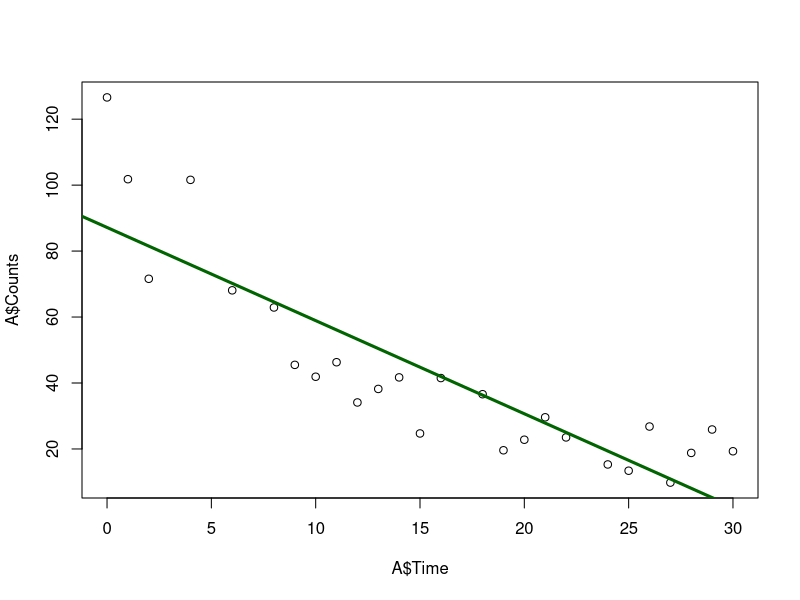
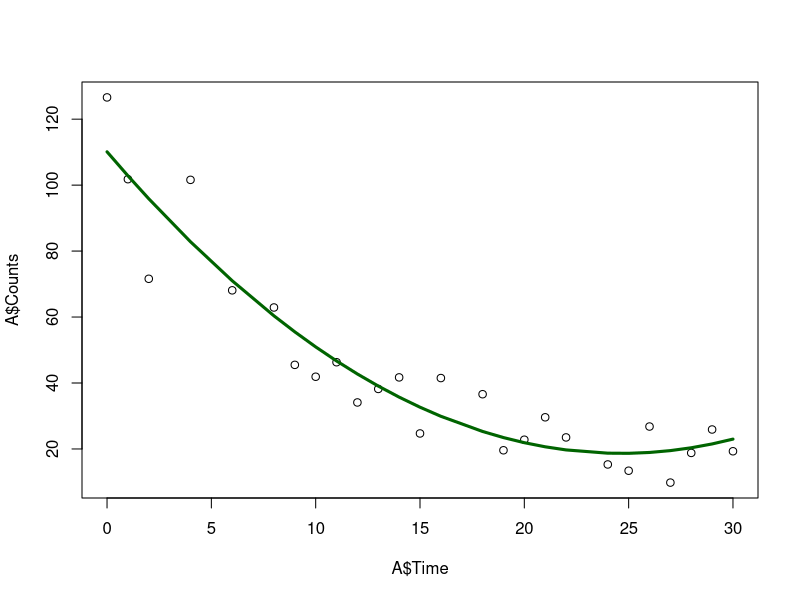
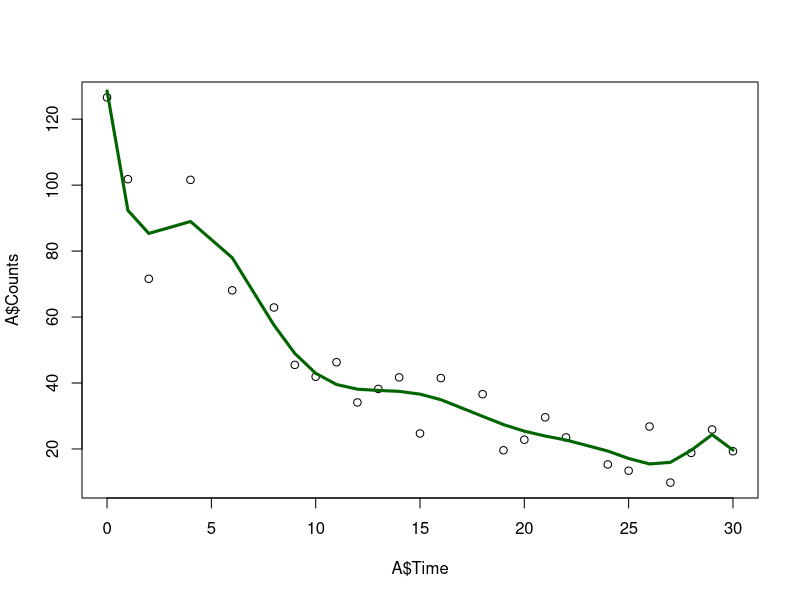

Source code (R) for these figures, in order:
#Los datos vienen de: http://www.theanalysisfactor.com/r-tutorial-4/

A <- structure(list(Time = c(0, 1, 2, 4, 6, 8, 9, 10, 11, 12, 13, 
                             14, 15, 16, 18, 19, 20, 21, 22, 24, 25, 26, 27, 28, 29, 30), 
                    Counts = c(126.6, 101.8, 71.6, 101.6, 68.1, 62.9, 45.5, 41.9, 
                               46.3, 34.1, 38.2, 41.7, 24.7, 41.5, 36.6, 19.6, 
                               22.8, 29.6, 23.5, 15.3, 13.4, 26.8, 9.8, 18.8, 25.9, 19.3)), .Names = c("Time", "Counts"),
               row.names = c(1L, 2L, 3L, 5L, 7L, 9L, 10L, 11L, 12L, 13L, 14L, 15L, 16L, 17L, 19L, 20L, 21L, 22L, 23L, 25L, 26L, 27L, 28L, 29L, 30L, 31L),
               class = "data.frame")

#Modelo simple

Modelo1 <- lm(Counts~Time, data = A)
summary(Modelo1)


#Modelo cuadrado

A$Time2 <- A$Time**2

Modelo2 <- lm(Counts~Time + Time2, data = A)
summary(Modelo2)

#Modelo orden 10

A$Time3 <- A$Time**3
A$Time4 <- A$Time**4
A$Time5 <- A$Time**5
A$Time6 <- A$Time**6
A$Time7 <- A$Time**7
A$Time8 <- A$Time**8
A$Time9 <- A$Time**9
A$Time10 <- A$Time**10


Modelo3 <- lm(Counts~Time + Time2 + Time3 + Time4 + Time5 + Time6 + 
                Time7  + Time8 + Time9 + Time10, data = A)
summary(Modelo3)


#Plotting


#Modelo1
plot(A$Time, A$Counts)
abline(lm(A$Counts ~ A$Time), col = "darkgreen", lwd = 3)

#Modelo2
plot(A$Time, A$Counts)
Model20Eq = Modelo2$coefficients[1] + Modelo2$coefficients[2] * A$Time +
  Modelo2$coefficients[3] * A$Time2
lines(A$Time, Model20Eq, col = "darkgreen", lwd = 3)

#Modelo3
plot(A$Time, A$Counts)

Model10Eq = Modelo3$coefficients[1] + Modelo3$coefficients[2] * A$Time +
  Modelo3$coefficients[3] * A$Time2 + Modelo3$coefficients[4] * A$Time3 +
  Modelo3$coefficients[5] * A$Time4 + Modelo3$coefficients[6] * A$Time5 +
  Modelo3$coefficients[7] * A$Time6 + Modelo3$coefficients[8] * A$Time7 +
  Modelo3$coefficients[9] * A$Time8 + Modelo3$coefficients[10] * A$Time9 +
  Modelo3$coefficients[11] * A$Time10
  
lines(A$Time, Model10Eq, col = "darkgreen", lwd = 3)